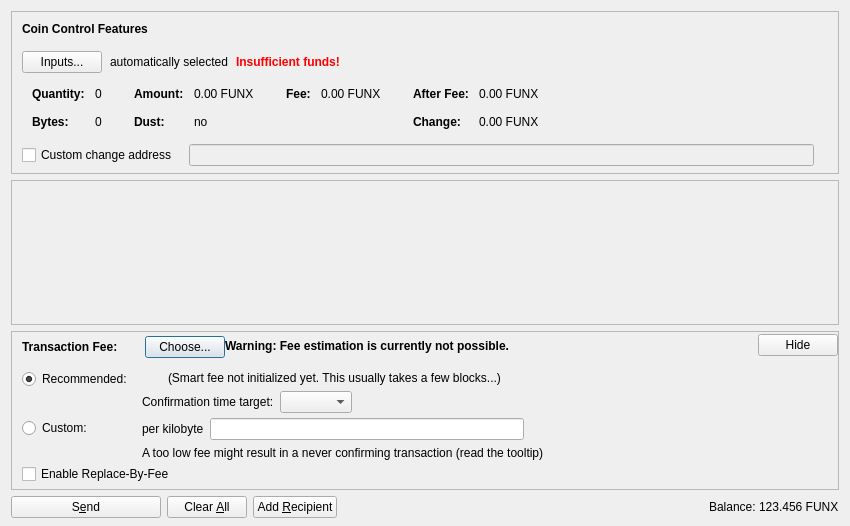
<?xml version="1.0" encoding="UTF-8"?>
<ui version="4.0">
 <class>SendCoinsDialog</class>
 <widget class="QDialog" name="SendCoinsDialog">
  <property name="geometry">
   <rect>
    <x>0</x>
    <y>0</y>
    <width>850</width>
    <height>526</height>
   </rect>
  </property>
  <property name="windowTitle">
   <string>Send Coins</string>
  </property>
  <layout class="QVBoxLayout" name="verticalLayout" stretch="0,1,0,0">
   <property name="bottomMargin">
    <number>8</number>
   </property>
   <item>
    <widget class="QFrame" name="frameCoinControl">
     <property name="sizePolicy">
      <sizepolicy hsizetype="Expanding" vsizetype="Expanding">
       <horstretch>0</horstretch>
       <verstretch>0</verstretch>
      </sizepolicy>
     </property>
     <property name="maximumSize">
      <size>
       <width>16777215</width>
       <height>16777215</height>
      </size>
     </property>
     <property name="frameShape">
      <enum>QFrame::StyledPanel</enum>
     </property>
     <property name="frameShadow">
      <enum>QFrame::Sunken</enum>
     </property>
     <layout class="QVBoxLayout" name="verticalLayoutCoinControl2">
      <property name="spacing">
       <number>0</number>
      </property>
      <property name="leftMargin">
       <number>0</number>
      </property>
      <property name="topMargin">
       <number>0</number>
      </property>
      <property name="rightMargin">
       <number>0</number>
      </property>
      <property name="bottomMargin">
       <number>6</number>
      </property>
      <item>
       <layout class="QVBoxLayout" name="verticalLayoutCoinControl" stretch="0,0,0,0,1">
        <property name="spacing">
         <number>0</number>
        </property>
        <property name="leftMargin">
         <number>10</number>
        </property>
        <property name="topMargin">
         <number>10</number>
        </property>
        <item>
         <layout class="QHBoxLayout" name="horizontalLayoutCoinControl1">
          <property name="bottomMargin">
           <number>15</number>
          </property>
          <item>
           <widget class="QLabel" name="labelCoinControlFeatures">
            <property name="sizePolicy">
             <sizepolicy hsizetype="Preferred" vsizetype="Maximum">
              <horstretch>0</horstretch>
              <verstretch>0</verstretch>
             </sizepolicy>
            </property>
            <property name="font">
             <font>
              <weight>75</weight>
              <bold>true</bold>
             </font>
            </property>
            <property name="styleSheet">
             <string notr="true">font-weight:bold;</string>
            </property>
            <property name="text">
             <string>Coin Control Features</string>
            </property>
           </widget>
          </item>
         </layout>
        </item>
        <item>
         <layout class="QHBoxLayout" name="horizontalLayoutCoinControl2" stretch="0,0,0,0">
          <property name="spacing">
           <number>8</number>
          </property>
          <property name="bottomMargin">
           <number>10</number>
          </property>
          <item>
           <widget class="QPushButton" name="pushButtonCoinControl">
            <property name="styleSheet">
             <string notr="true"/>
            </property>
            <property name="text">
             <string>Inputs...</string>
            </property>
            <property name="autoDefault">
             <bool>false</bool>
            </property>
           </widget>
          </item>
          <item>
           <widget class="QLabel" name="labelCoinControlAutomaticallySelected">
            <property name="text">
             <string>automatically selected</string>
            </property>
            <property name="margin">
             <number>5</number>
            </property>
           </widget>
          </item>
          <item>
           <widget class="QLabel" name="labelCoinControlInsuffFunds">
            <property name="font">
             <font>
              <weight>75</weight>
              <bold>true</bold>
             </font>
            </property>
            <property name="styleSheet">
             <string notr="true">color:red;font-weight:bold;</string>
            </property>
            <property name="text">
             <string>Insufficient funds!</string>
            </property>
            <property name="margin">
             <number>5</number>
            </property>
           </widget>
          </item>
          <item>
           <spacer name="horizontalSpacerCoinControl">
            <property name="orientation">
             <enum>Qt::Horizontal</enum>
            </property>
            <property name="sizeHint" stdset="0">
             <size>
              <width>40</width>
              <height>1</height>
             </size>
            </property>
           </spacer>
          </item>
         </layout>
        </item>
        <item>
         <widget class="QWidget" name="widgetCoinControl" native="true">
          <property name="sizePolicy">
           <sizepolicy hsizetype="Preferred" vsizetype="Preferred">
            <horstretch>0</horstretch>
            <verstretch>0</verstretch>
           </sizepolicy>
          </property>
          <property name="minimumSize">
           <size>
            <width>0</width>
            <height>0</height>
           </size>
          </property>
          <property name="styleSheet">
           <string notr="true"/>
          </property>
          <layout class="QHBoxLayout" name="horizontalLayoutCoinControl5">
           <property name="leftMargin">
            <number>0</number>
           </property>
           <property name="topMargin">
            <number>0</number>
           </property>
           <property name="rightMargin">
            <number>0</number>
           </property>
           <property name="bottomMargin">
            <number>0</number>
           </property>
           <item>
            <layout class="QHBoxLayout" name="horizontalLayoutCoinControl3" stretch="0,0,0,1">
             <property name="spacing">
              <number>20</number>
             </property>
             <property name="topMargin">
              <number>0</number>
             </property>
             <property name="bottomMargin">
              <number>10</number>
             </property>
             <item>
              <layout class="QFormLayout" name="formLayoutCoinControl1">
               <property name="horizontalSpacing">
                <number>10</number>
               </property>
               <property name="verticalSpacing">
                <number>14</number>
               </property>
               <property name="leftMargin">
                <number>10</number>
               </property>
               <property name="topMargin">
                <number>4</number>
               </property>
               <property name="rightMargin">
                <number>6</number>
               </property>
               <item row="0" column="0">
                <widget class="QLabel" name="labelCoinControlQuantityText">
                 <property name="font">
                  <font>
                   <weight>75</weight>
                   <bold>true</bold>
                  </font>
                 </property>
                 <property name="text">
                  <string>Quantity:</string>
                 </property>
                 <property name="margin">
                  <number>0</number>
                 </property>
                </widget>
               </item>
               <item row="0" column="1">
                <widget class="QLabel" name="labelCoinControlQuantity">
                 <property name="cursor">
                  <cursorShape>IBeamCursor</cursorShape>
                 </property>
                 <property name="contextMenuPolicy">
                  <enum>Qt::ActionsContextMenu</enum>
                 </property>
                 <property name="text">
                  <string notr="true">0</string>
                 </property>
                 <property name="margin">
                  <number>0</number>
                 </property>
                 <property name="textInteractionFlags">
                  <set>Qt::LinksAccessibleByMouse|Qt::TextSelectableByKeyboard|Qt::TextSelectableByMouse</set>
                 </property>
                </widget>
               </item>
               <item row="1" column="0">
                <widget class="QLabel" name="labelCoinControlBytesText">
                 <property name="font">
                  <font>
                   <weight>75</weight>
                   <bold>true</bold>
                  </font>
                 </property>
                 <property name="text">
                  <string>Bytes:</string>
                 </property>
                </widget>
               </item>
               <item row="1" column="1">
                <widget class="QLabel" name="labelCoinControlBytes">
                 <property name="cursor">
                  <cursorShape>IBeamCursor</cursorShape>
                 </property>
                 <property name="contextMenuPolicy">
                  <enum>Qt::ActionsContextMenu</enum>
                 </property>
                 <property name="text">
                  <string notr="true">0</string>
                 </property>
                 <property name="textInteractionFlags">
                  <set>Qt::LinksAccessibleByMouse|Qt::TextSelectableByKeyboard|Qt::TextSelectableByMouse</set>
                 </property>
                </widget>
               </item>
              </layout>
             </item>
             <item>
              <layout class="QFormLayout" name="formLayoutCoinControl2">
               <property name="horizontalSpacing">
                <number>10</number>
               </property>
               <property name="verticalSpacing">
                <number>14</number>
               </property>
               <property name="leftMargin">
                <number>6</number>
               </property>
               <property name="topMargin">
                <number>4</number>
               </property>
               <property name="rightMargin">
                <number>6</number>
               </property>
               <item row="0" column="0">
                <widget class="QLabel" name="labelCoinControlAmountText">
                 <property name="font">
                  <font>
                   <weight>75</weight>
                   <bold>true</bold>
                  </font>
                 </property>
                 <property name="text">
                  <string>Amount:</string>
                 </property>
                 <property name="margin">
                  <number>0</number>
                 </property>
                </widget>
               </item>
               <item row="0" column="1">
                <widget class="QLabel" name="labelCoinControlAmount">
                 <property name="cursor">
                  <cursorShape>IBeamCursor</cursorShape>
                 </property>
                 <property name="contextMenuPolicy">
                  <enum>Qt::ActionsContextMenu</enum>
                 </property>
                 <property name="text">
                  <string notr="true">0.00 FUNX</string>
                 </property>
                 <property name="textInteractionFlags">
                  <set>Qt::LinksAccessibleByMouse|Qt::TextSelectableByKeyboard|Qt::TextSelectableByMouse</set>
                 </property>
                </widget>
               </item>
               <item row="1" column="0">
                <widget class="QLabel" name="labelCoinControlLowOutputText">
                 <property name="font">
                  <font>
                   <weight>75</weight>
                   <bold>true</bold>
                  </font>
                 </property>
                 <property name="text">
                  <string>Dust:</string>
                 </property>
                </widget>
               </item>
               <item row="1" column="1">
                <widget class="QLabel" name="labelCoinControlLowOutput">
                 <property name="cursor">
                  <cursorShape>IBeamCursor</cursorShape>
                 </property>
                 <property name="contextMenuPolicy">
                  <enum>Qt::ActionsContextMenu</enum>
                 </property>
                 <property name="text">
                  <string notr="true">no</string>
                 </property>
                 <property name="textInteractionFlags">
                  <set>Qt::LinksAccessibleByMouse|Qt::TextSelectableByKeyboard|Qt::TextSelectableByMouse</set>
                 </property>
                </widget>
               </item>
              </layout>
             </item>
             <item>
              <layout class="QFormLayout" name="formLayoutCoinControl3">
               <property name="horizontalSpacing">
                <number>10</number>
               </property>
               <property name="verticalSpacing">
                <number>14</number>
               </property>
               <property name="leftMargin">
                <number>6</number>
               </property>
               <property name="topMargin">
                <number>4</number>
               </property>
               <property name="rightMargin">
                <number>6</number>
               </property>
               <item row="0" column="0">
                <widget class="QLabel" name="labelCoinControlFeeText">
                 <property name="font">
                  <font>
                   <weight>75</weight>
                   <bold>true</bold>
                  </font>
                 </property>
                 <property name="text">
                  <string>Fee:</string>
                 </property>
                 <property name="margin">
                  <number>0</number>
                 </property>
                </widget>
               </item>
               <item row="0" column="1">
                <widget class="QLabel" name="labelCoinControlFee">
                 <property name="cursor">
                  <cursorShape>IBeamCursor</cursorShape>
                 </property>
                 <property name="contextMenuPolicy">
                  <enum>Qt::ActionsContextMenu</enum>
                 </property>
                 <property name="text">
                  <string notr="true">0.00 FUNX</string>
                 </property>
                 <property name="textInteractionFlags">
                  <set>Qt::LinksAccessibleByMouse|Qt::TextSelectableByKeyboard|Qt::TextSelectableByMouse</set>
                 </property>
                </widget>
               </item>
              </layout>
             </item>
             <item>
              <layout class="QFormLayout" name="formLayoutCoinControl4">
               <property name="horizontalSpacing">
                <number>10</number>
               </property>
               <property name="verticalSpacing">
                <number>14</number>
               </property>
               <property name="leftMargin">
                <number>6</number>
               </property>
               <property name="topMargin">
                <number>4</number>
               </property>
               <property name="rightMargin">
                <number>6</number>
               </property>
               <item row="0" column="0">
                <widget class="QLabel" name="labelCoinControlAfterFeeText">
                 <property name="font">
                  <font>
                   <weight>75</weight>
                   <bold>true</bold>
                  </font>
                 </property>
                 <property name="text">
                  <string>After Fee:</string>
                 </property>
                 <property name="margin">
                  <number>0</number>
                 </property>
                </widget>
               </item>
               <item row="0" column="1">
                <widget class="QLabel" name="labelCoinControlAfterFee">
                 <property name="cursor">
                  <cursorShape>IBeamCursor</cursorShape>
                 </property>
                 <property name="contextMenuPolicy">
                  <enum>Qt::ActionsContextMenu</enum>
                 </property>
                 <property name="text">
                  <string notr="true">0.00 FUNX</string>
                 </property>
                 <property name="textInteractionFlags">
                  <set>Qt::LinksAccessibleByMouse|Qt::TextSelectableByKeyboard|Qt::TextSelectableByMouse</set>
                 </property>
                </widget>
               </item>
               <item row="1" column="0">
                <widget class="QLabel" name="labelCoinControlChangeText">
                 <property name="font">
                  <font>
                   <weight>75</weight>
                   <bold>true</bold>
                  </font>
                 </property>
                 <property name="text">
                  <string>Change:</string>
                 </property>
                </widget>
               </item>
               <item row="1" column="1">
                <widget class="QLabel" name="labelCoinControlChange">
                 <property name="cursor">
                  <cursorShape>IBeamCursor</cursorShape>
                 </property>
                 <property name="contextMenuPolicy">
                  <enum>Qt::ActionsContextMenu</enum>
                 </property>
                 <property name="text">
                  <string notr="true">0.00 FUNX</string>
                 </property>
                 <property name="textInteractionFlags">
                  <set>Qt::LinksAccessibleByMouse|Qt::TextSelectableByKeyboard|Qt::TextSelectableByMouse</set>
                 </property>
                </widget>
               </item>
              </layout>
             </item>
            </layout>
           </item>
          </layout>
         </widget>
        </item>
        <item>
         <layout class="QHBoxLayout" name="horizontalLayoutCoinControl4" stretch="0,0,0">
          <property name="spacing">
           <number>12</number>
          </property>
          <property name="sizeConstraint">
           <enum>QLayout::SetDefaultConstraint</enum>
          </property>
          <property name="topMargin">
           <number>5</number>
          </property>
          <property name="rightMargin">
           <number>5</number>
          </property>
          <item>
           <widget class="QCheckBox" name="checkBoxCoinControlChange">
            <property name="toolTip">
             <string>If this is activated, but the change address is empty or invalid, change will be sent to a newly generated address.</string>
            </property>
            <property name="text">
             <string>Custom change address</string>
            </property>
           </widget>
          </item>
          <item>
           <widget class="QValidatedLineEdit" name="lineEditCoinControlChange">
            <property name="enabled">
             <bool>false</bool>
            </property>
            <property name="sizePolicy">
             <sizepolicy hsizetype="Expanding" vsizetype="Fixed">
              <horstretch>0</horstretch>
              <verstretch>0</verstretch>
             </sizepolicy>
            </property>
           </widget>
          </item>
          <item>
           <widget class="QLabel" name="labelCoinControlChangeLabel">
            <property name="sizePolicy">
             <sizepolicy hsizetype="Preferred" vsizetype="Expanding">
              <horstretch>0</horstretch>
              <verstretch>0</verstretch>
             </sizepolicy>
            </property>
            <property name="minimumSize">
             <size>
              <width>0</width>
              <height>0</height>
             </size>
            </property>
            <property name="text">
             <string/>
            </property>
            <property name="margin">
             <number>3</number>
            </property>
           </widget>
          </item>
         </layout>
        </item>
        <item>
         <spacer name="verticalSpacerCoinControl">
          <property name="orientation">
           <enum>Qt::Vertical</enum>
          </property>
          <property name="sizeHint" stdset="0">
           <size>
            <width>800</width>
            <height>1</height>
           </size>
          </property>
         </spacer>
        </item>
       </layout>
      </item>
     </layout>
    </widget>
   </item>
   <item>
    <widget class="QScrollArea" name="scrollArea">
     <property name="widgetResizable">
      <bool>true</bool>
     </property>
     <widget class="QWidget" name="scrollAreaWidgetContents">
      <property name="geometry">
       <rect>
        <x>0</x>
        <y>0</y>
        <width>830</width>
        <height>104</height>
       </rect>
      </property>
      <layout class="QVBoxLayout" name="verticalLayout_2" stretch="0,1">
       <property name="leftMargin">
        <number>0</number>
       </property>
       <property name="topMargin">
        <number>0</number>
       </property>
       <property name="rightMargin">
        <number>0</number>
       </property>
       <property name="bottomMargin">
        <number>0</number>
       </property>
       <item>
        <layout class="QVBoxLayout" name="entries">
         <property name="spacing">
          <number>6</number>
         </property>
        </layout>
       </item>
       <item>
        <spacer name="verticalSpacer">
         <property name="orientation">
          <enum>Qt::Vertical</enum>
         </property>
         <property name="sizeHint" stdset="0">
          <size>
           <width>20</width>
           <height>40</height>
          </size>
         </property>
        </spacer>
       </item>
      </layout>
     </widget>
    </widget>
   </item>
   <item>
    <widget class="QFrame" name="frameFee">
     <property name="sizePolicy">
      <sizepolicy hsizetype="Expanding" vsizetype="Expanding">
       <horstretch>0</horstretch>
       <verstretch>0</verstretch>
      </sizepolicy>
     </property>
     <property name="maximumSize">
      <size>
       <width>16777215</width>
       <height>16777215</height>
      </size>
     </property>
     <property name="frameShape">
      <enum>QFrame::StyledPanel</enum>
     </property>
     <property name="frameShadow">
      <enum>QFrame::Sunken</enum>
     </property>
     <layout class="QVBoxLayout" name="verticalLayoutFee1">
      <property name="spacing">
       <number>0</number>
      </property>
      <property name="leftMargin">
       <number>0</number>
      </property>
      <property name="topMargin">
       <number>0</number>
      </property>
      <property name="rightMargin">
       <number>0</number>
      </property>
      <property name="bottomMargin">
       <number>0</number>
      </property>
      <item>
       <layout class="QVBoxLayout" name="verticalLayoutFee2" stretch="0,0,0">
        <property name="spacing">
         <number>0</number>
        </property>
        <property name="leftMargin">
         <number>10</number>
        </property>
        <property name="topMargin">
         <number>0</number>
        </property>
        <item>
         <layout class="QHBoxLayout" name="horizontalLayoutFee1">
          <property name="bottomMargin">
           <number>0</number>
          </property>
          <item>
           <layout class="QVBoxLayout" name="verticalLayoutFee7">
            <property name="spacing">
             <number>0</number>
            </property>
            <item>
             <spacer name="verticalSpacerSmartFee">
              <property name="orientation">
               <enum>Qt::Vertical</enum>
              </property>
              <property name="sizeType">
               <enum>QSizePolicy::Fixed</enum>
              </property>
              <property name="sizeHint" stdset="0">
               <size>
                <width>1</width>
                <height>4</height>
               </size>
              </property>
             </spacer>
            </item>
            <item>
             <layout class="QHBoxLayout" name="horizontalLayoutSmartFee">
              <property name="spacing">
               <number>10</number>
              </property>
              <item>
               <widget class="QLabel" name="labelFeeHeadline">
                <property name="sizePolicy">
                 <sizepolicy hsizetype="Preferred" vsizetype="Maximum">
                  <horstretch>0</horstretch>
                  <verstretch>0</verstretch>
                 </sizepolicy>
                </property>
                <property name="font">
                 <font>
                  <weight>75</weight>
                  <bold>true</bold>
                 </font>
                </property>
                <property name="styleSheet">
                 <string notr="true">font-weight:bold;</string>
                </property>
                <property name="text">
                 <string>Transaction Fee:</string>
                </property>
               </widget>
              </item>
              <item>
               <widget class="QLabel" name="labelFeeMinimized">
                <property name="text">
                 <string/>
                </property>
               </widget>
              </item>
              <item>
               <widget class="QPushButton" name="buttonChooseFee">
                <property name="text">
                 <string>Choose...</string>
                </property>
               </widget>
              </item>
             </layout>
            </item>
            <item>
             <spacer name="verticalSpacer_5">
              <property name="orientation">
               <enum>Qt::Vertical</enum>
              </property>
              <property name="sizeHint" stdset="0">
               <size>
                <width>1</width>
                <height>1</height>
               </size>
              </property>
             </spacer>
            </item>
           </layout>
          </item>
          <item>
           <widget class="QLabel" name="fallbackFeeWarningLabel">
            <property name="toolTip">
             <string>Using the fallbackfee can result in sending a transaction that will take several hours or days (or never) to confirm. Consider choosing your fee manually or wait until you have validated the complete chain.</string>
            </property>
            <property name="font">
            <font>
                <weight>75</weight>
                <bold>true</bold>
            </font>
            </property>
            <property name="text">
             <string>Warning: Fee estimation is currently not possible.</string>
            </property>
            <property name="wordWrap">
             <bool>false</bool>
            </property>
           </widget>
          </item>
          <item>
           <spacer name="horizontalSpacer_4">
            <property name="orientation">
             <enum>Qt::Horizontal</enum>
            </property>
            <property name="sizeType">
             <enum>QSizePolicy::MinimumExpanding</enum>
            </property>
            <property name="sizeHint" stdset="0">
             <size>
              <width>40</width>
              <height>20</height>
             </size>
            </property>
           </spacer>
          </item>
          <item>
           <widget class="QPushButton" name="buttonMinimizeFee">
            <property name="toolTip">
             <string>Hide transaction fee settings</string>
            </property>
            <property name="text">
             <string>Hide</string>
            </property>
           </widget>
          </item>
         </layout>
        </item>
        <item>
         <widget class="QFrame" name="frameFeeSelection">
          <layout class="QVBoxLayout" name="verticalLayoutFee12">
           <property name="spacing">
            <number>0</number>
           </property>
           <property name="leftMargin">
            <number>0</number>
           </property>
           <property name="topMargin">
            <number>0</number>
           </property>
           <property name="rightMargin">
            <number>0</number>
           </property>
           <property name="bottomMargin">
            <number>0</number>
           </property>
           <item>
            <layout class="QGridLayout" name="gridLayoutFee">
             <property name="topMargin">
              <number>10</number>
             </property>
             <property name="bottomMargin">
              <number>4</number>
             </property>
             <property name="horizontalSpacing">
              <number>10</number>
             </property>
             <property name="verticalSpacing">
              <number>4</number>
             </property>
             <item row="1" column="1">
              <layout class="QVBoxLayout" name="verticalLayoutFee8">
               <property name="spacing">
                <number>6</number>
               </property>
               <item>
                <layout class="QHBoxLayout" name="horizontalLayoutFee13">
                 <item>
                  <widget class="QLabel" name="labelCustomPerKilobyte">
                   <property name="toolTip">
                    <string>Specify a custom fee per kB (1,000 bytes) of the transaction's virtual size.

Note:  Since the fee is calculated on a per-byte basis, a fee of "100 satoshis per kB" for a transaction size of 500 bytes (half of 1 kB) would ultimately yield a fee of only 50 satoshis.</string>
                   </property>
                   <property name="text">
                    <string>per kilobyte</string>
                   </property>
                  </widget>
                 </item>
                 <item>
                  <widget class="BitcoinAmountField" name="customFee"/>
                 </item>
                 <item>
                  <spacer name="horizontalSpacer_6">
                   <property name="orientation">
                    <enum>Qt::Horizontal</enum>
                   </property>
                   <property name="sizeHint" stdset="0">
                    <size>
                     <width>1</width>
                     <height>1</height>
                    </size>
                   </property>
                  </spacer>
                 </item>
                </layout>
               </item>
               <item>
                <layout class="QHBoxLayout" name="horizontalLayoutFee8">
                 <item>
                  <widget class="QLabel" name="labelCustomFeeWarning">
                   <property name="enabled">
                    <bool>true</bool>
                   </property>
                   <property name="toolTip">
                    <string>When there is less transaction volume than space in the blocks, miners as well as relaying nodes may enforce a minimum fee. Paying only this minimum fee is just fine, but be aware that this can result in a never confirming transaction once there is more demand for funexcoin transactions than the network can process.</string>
                   </property>
                   <property name="text">
                    <string>A too low fee might result in a never confirming transaction (read the tooltip)</string>
                   </property>
                  </widget>
                 </item>
                 <item>
                  <spacer name="horizontalSpacer_2">
                   <property name="orientation">
                    <enum>Qt::Horizontal</enum>
                   </property>
                   <property name="sizeHint" stdset="0">
                    <size>
                     <width>1</width>
                     <height>1</height>
                    </size>
                   </property>
                  </spacer>
                 </item>
                </layout>
               </item>
              </layout>
             </item>
             <item row="0" column="0">
              <layout class="QVBoxLayout" name="verticalLayoutFee4" stretch="0,1">
               <item>
                <widget class="QRadioButton" name="radioSmartFee">
                 <property name="text">
                  <string>Recommended:</string>
                 </property>
                 <property name="checked">
                  <bool>true</bool>
                 </property>
                 <attribute name="buttonGroup">
                  <string notr="true">groupFee</string>
                 </attribute>
                </widget>
               </item>
               <item>
                <spacer name="verticalSpacer_2">
                 <property name="orientation">
                  <enum>Qt::Vertical</enum>
                 </property>
                 <property name="sizeHint" stdset="0">
                  <size>
                   <width>1</width>
                   <height>1</height>
                  </size>
                 </property>
                </spacer>
               </item>
              </layout>
             </item>
             <item row="1" column="0">
              <layout class="QVBoxLayout" name="verticalLayoutFee9" stretch="0,1">
               <item>
                <widget class="QRadioButton" name="radioCustomFee">
                 <property name="text">
                  <string>Custom:</string>
                 </property>
                 <attribute name="buttonGroup">
                  <string notr="true">groupFee</string>
                 </attribute>
                </widget>
               </item>
               <item>
                <spacer name="verticalSpacer_6">
                 <property name="orientation">
                  <enum>Qt::Vertical</enum>
                 </property>
                 <property name="sizeHint" stdset="0">
                  <size>
                   <width>1</width>
                   <height>1</height>
                  </size>
                 </property>
                </spacer>
               </item>
              </layout>
             </item>
             <item row="0" column="1">
              <layout class="QVBoxLayout" name="verticalLayoutFee3" stretch="0,0,1">
               <property name="spacing">
                <number>6</number>
               </property>
               <property name="topMargin">
                <number>2</number>
               </property>
               <item>
                <layout class="QHBoxLayout" name="horizontalLayoutFee12">
                 <item>
                  <widget class="QLabel" name="labelSmartFee">
                   <property name="text">
                    <string/>
                   </property>
                  </widget>
                 </item>
                 <item>
                  <widget class="QLabel" name="labelFeeEstimation">
                   <property name="text">
                    <string/>
                   </property>
                  </widget>
                 </item>
                 <item>
                  <widget class="QLabel" name="labelSmartFee2">
                   <property name="text">
                    <string>(Smart fee not initialized yet. This usually takes a few blocks...)</string>
                   </property>
                  </widget>
                 </item>
                 <item>
                  <spacer name="horizontalSpacer_5">
                   <property name="orientation">
                    <enum>Qt::Horizontal</enum>
                   </property>
                   <property name="sizeHint" stdset="0">
                    <size>
                     <width>1</width>
                     <height>1</height>
                    </size>
                   </property>
                  </spacer>
                 </item>
                </layout>
               </item>
               <item>
                <layout class="QHBoxLayout" name="horizontalLayoutFee9">
                 <item>
                  <layout class="QVBoxLayout" name="verticalLayoutFee6">
                   <item>
                    <widget class="QLabel" name="labelSmartFee3">
                     <property name="text">
                      <string>Confirmation time target:</string>
                     </property>
                    </widget>
                   </item>
                  </layout>
                 </item>
                 <item>
                  <layout class="QVBoxLayout" name="verticalLayoutFee5">
                   <property name="rightMargin">
                    <number>30</number>
                   </property>
                   <item>
                    <layout class="QHBoxLayout" name="horizontalLayoutConfTarget">
                     <property name="bottomMargin">
                      <number>0</number>
                     </property>
                     <item>
                      <widget class="QComboBox" name="confTargetSelector"/>
                     </item>
                     <item>
                      <spacer name="horizontalSpacerConfTarget">
                       <property name="orientation">
                        <enum>Qt::Horizontal</enum>
                       </property>
                       <property name="sizeHint" stdset="0">
                        <size>
                         <width>40</width>
                         <height>20</height>
                        </size>
                       </property>
                      </spacer>
                     </item>
                    </layout>
                   </item>
                  </layout>
                 </item>
                </layout>
               </item>
               <item>
                <spacer name="verticalSpacer_4">
                 <property name="orientation">
                  <enum>Qt::Vertical</enum>
                 </property>
                 <property name="sizeHint" stdset="0">
                  <size>
                   <width>1</width>
                   <height>1</height>
                  </size>
                 </property>
                </spacer>
               </item>
              </layout>
             </item>
            </layout>
           </item>
           <item>
            <widget class="QCheckBox" name="optInRBF">
             <property name="text">
              <string>Enable Replace-By-Fee</string>
             </property>
             <property name="toolTip">
              <string>With Replace-By-Fee (BIP-125) you can increase a transaction's fee after it is sent. Without this, a higher fee may be recommended to compensate for increased transaction delay risk.</string>
             </property>
            </widget>
           </item>
          </layout>
         </widget>
        </item>
        <item>
         <spacer name="verticalSpacerFee">
          <property name="orientation">
           <enum>Qt::Vertical</enum>
          </property>
          <property name="sizeHint" stdset="0">
           <size>
            <width>40</width>
            <height>5</height>
           </size>
          </property>
         </spacer>
        </item>
       </layout>
      </item>
     </layout>
    </widget>
   </item>
   <item>
    <layout class="QHBoxLayout" name="horizontalLayout">
     <item>
      <widget class="QPushButton" name="sendButton">
       <property name="minimumSize">
        <size>
         <width>150</width>
         <height>0</height>
        </size>
       </property>
       <property name="toolTip">
        <string>Confirm the send action</string>
       </property>
       <property name="text">
        <string>S&amp;end</string>
       </property>
       <property name="icon">
        <iconset resource="../funexcoin.qrc">
         <normaloff>:/icons/send</normaloff>:/icons/send</iconset>
       </property>
       <property name="autoDefault">
        <bool>false</bool>
       </property>
       <property name="default">
        <bool>false</bool>
       </property>
      </widget>
     </item>
     <item>
      <widget class="QPushButton" name="clearButton">
       <property name="sizePolicy">
        <sizepolicy hsizetype="Minimum" vsizetype="Fixed">
         <horstretch>0</horstretch>
         <verstretch>0</verstretch>
        </sizepolicy>
       </property>
       <property name="toolTip">
        <string>Clear all fields of the form.</string>
       </property>
       <property name="text">
        <string>Clear &amp;All</string>
       </property>
       <property name="icon">
        <iconset resource="../funexcoin.qrc">
         <normaloff>:/icons/remove</normaloff>:/icons/remove</iconset>
       </property>
       <property name="autoDefault">
        <bool>false</bool>
       </property>
      </widget>
     </item>
     <item>
      <widget class="QPushButton" name="addButton">
       <property name="toolTip">
        <string>Send to multiple recipients at once</string>
       </property>
       <property name="text">
        <string>Add &amp;Recipient</string>
       </property>
       <property name="icon">
        <iconset resource="../funexcoin.qrc">
         <normaloff>:/icons/add</normaloff>:/icons/add</iconset>
       </property>
       <property name="autoDefault">
        <bool>false</bool>
       </property>
      </widget>
     </item>
     <item>
      <spacer name="horizontalSpacer">
       <property name="orientation">
        <enum>Qt::Horizontal</enum>
       </property>
       <property name="sizeHint" stdset="0">
        <size>
         <width>40</width>
         <height>20</height>
        </size>
       </property>
      </spacer>
     </item>
     <item>
      <layout class="QHBoxLayout" name="horizontalLayout_2">
       <property name="spacing">
        <number>3</number>
       </property>
       <item>
        <widget class="QLabel" name="labelBalanceName">
         <property name="sizePolicy">
          <sizepolicy hsizetype="Preferred" vsizetype="Fixed">
           <horstretch>0</horstretch>
           <verstretch>0</verstretch>
          </sizepolicy>
         </property>
         <property name="text">
          <string>Balance:</string>
         </property>
        </widget>
       </item>
       <item>
        <widget class="QLabel" name="labelBalance">
         <property name="sizePolicy">
          <sizepolicy hsizetype="Preferred" vsizetype="Fixed">
           <horstretch>0</horstretch>
           <verstretch>0</verstretch>
          </sizepolicy>
         </property>
         <property name="cursor">
          <cursorShape>IBeamCursor</cursorShape>
         </property>
         <property name="text">
          <string notr="true">123.456 FUNX</string>
         </property>
         <property name="textInteractionFlags">
          <set>Qt::LinksAccessibleByMouse|Qt::TextSelectableByKeyboard|Qt::TextSelectableByMouse</set>
         </property>
        </widget>
       </item>
      </layout>
     </item>
    </layout>
   </item>
  </layout>
 </widget>
 <customwidgets>
  <customwidget>
   <class>QValidatedLineEdit</class>
   <extends>QLineEdit</extends>
   <header>qt/qvalidatedlineedit.h</header>
  </customwidget>
  <customwidget>
   <class>BitcoinAmountField</class>
   <extends>QLineEdit</extends>
   <header>qt/funexcoinamountfield.h</header>
   <container>1</container>
  </customwidget>
 </customwidgets>
 <resources>
  <include location="../funexcoin.qrc"/>
 </resources>
 <connections/>
 <buttongroups>
  <buttongroup name="groupFee"/>
 </buttongroups>
</ui>
